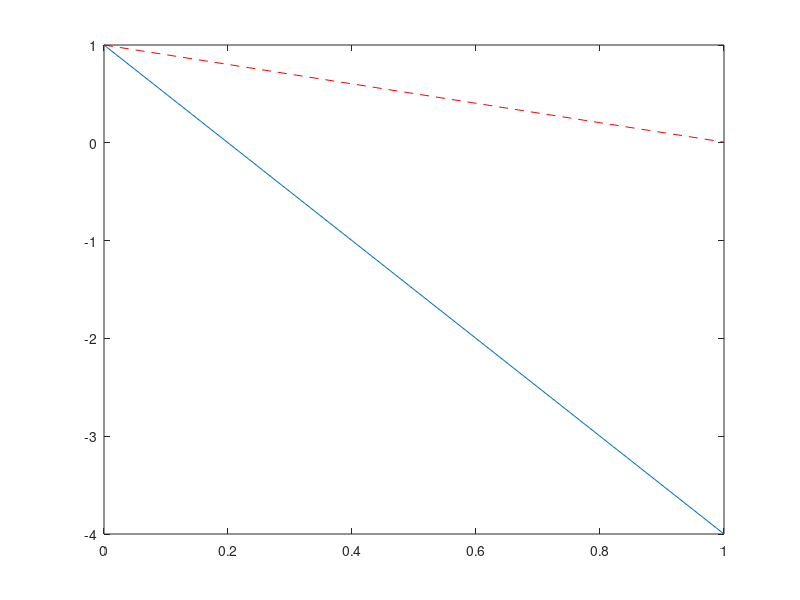
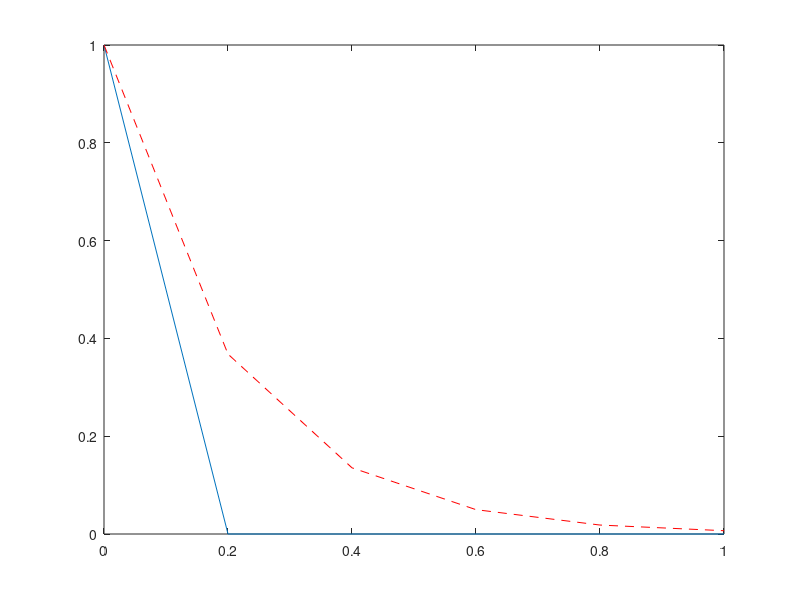
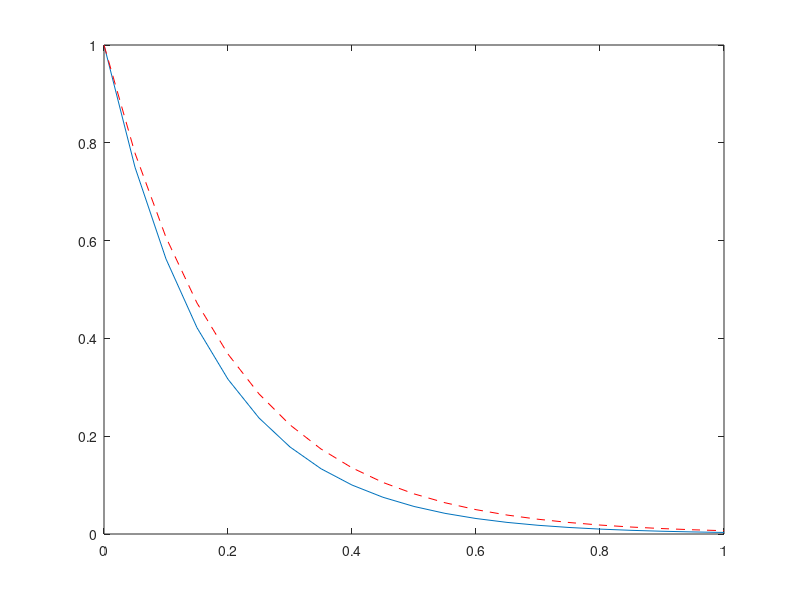
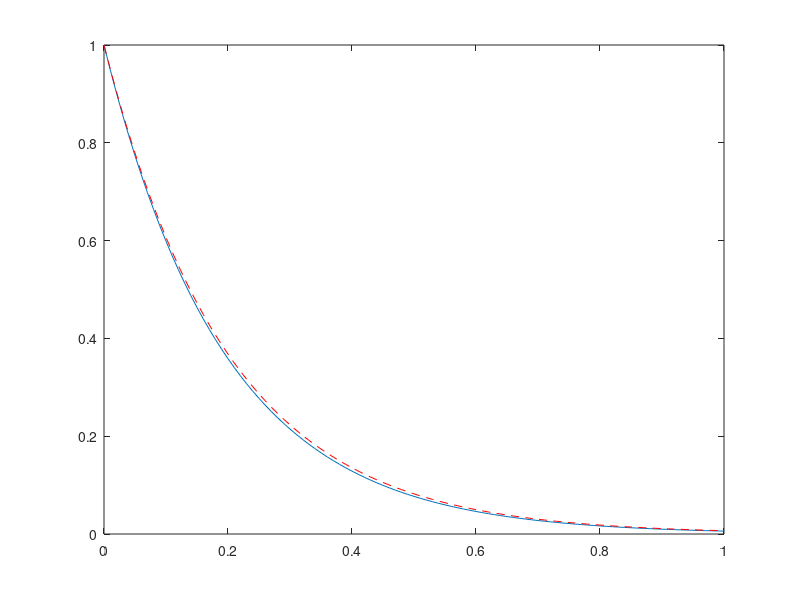

These figures' MATLAB source, in order:
close all; clear all;
%First order Euler integration routine with N=1,5,100 yn+1=yn-5yndelt

%Value of N (number of iterations)
N=[1 5 20 100];

%Setting up the domain of the time data
tstart=0.0;
tend=1;

for i=1:length(N)               %Loop for taking three values of N=1,5,100
    
    %Solution variable with initial condition
    y=zeros(1,N(i));
    y(1)=1;
    x=zeros(1,N(i));
    x(1)=1;
    
    dt=(tend-tstart)/N(i);
    t=tstart:dt:tend;
    dydt=@(t,y) -5*y;               %Assign the RHS of eqn to dydt
    
    for j=1:(length(t)-1)           %Loop for computing the solution at every time interval
        y(j+1)=y(j)+(dt*dydt(t(j),y(j)));        %First order integration equation Euler    
    end
    
    for j=2:(length(t))
        x(j)=exp(-5*t(j));
    end
        
    figure(i);
    plot(t,y);
    hold on;
    plot(t,x,'r--');
end